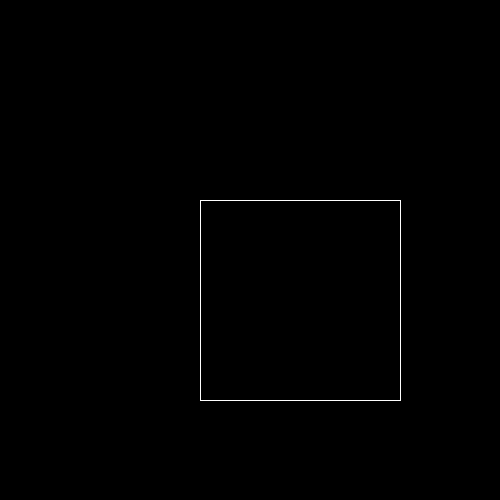
Frame 1 (no input)
Frame 60 (the mouse pressed at the canvas centre just before this capture): identical to frame 1, image omitted
Frame 120 (the mouse held since frame 60 and released just before this capture): identical to frame 1, image omitted

The Processing sketch that drew this single still picture (run headless with seeded random() and noise(); from frame 60 on, the mouse is pressed at the canvas centre):

// Processing sketch: sketch_9_4
// ── sketch_9_4.pde
void setup(){
size(500,500);
}
void draw(){
background(0,0,0);
//rect(100,100,100,100);
stroke(255,255,255);
vierkant(200,200,200,200);
}
void vierkant(int x,int y,int w,int h){

  line(x,y,x+w,y);
  line(x,y+h,x+w,y+h);
  line(x,y,x,y+h);
  line(x+w,y,x+w,y+h);
}
